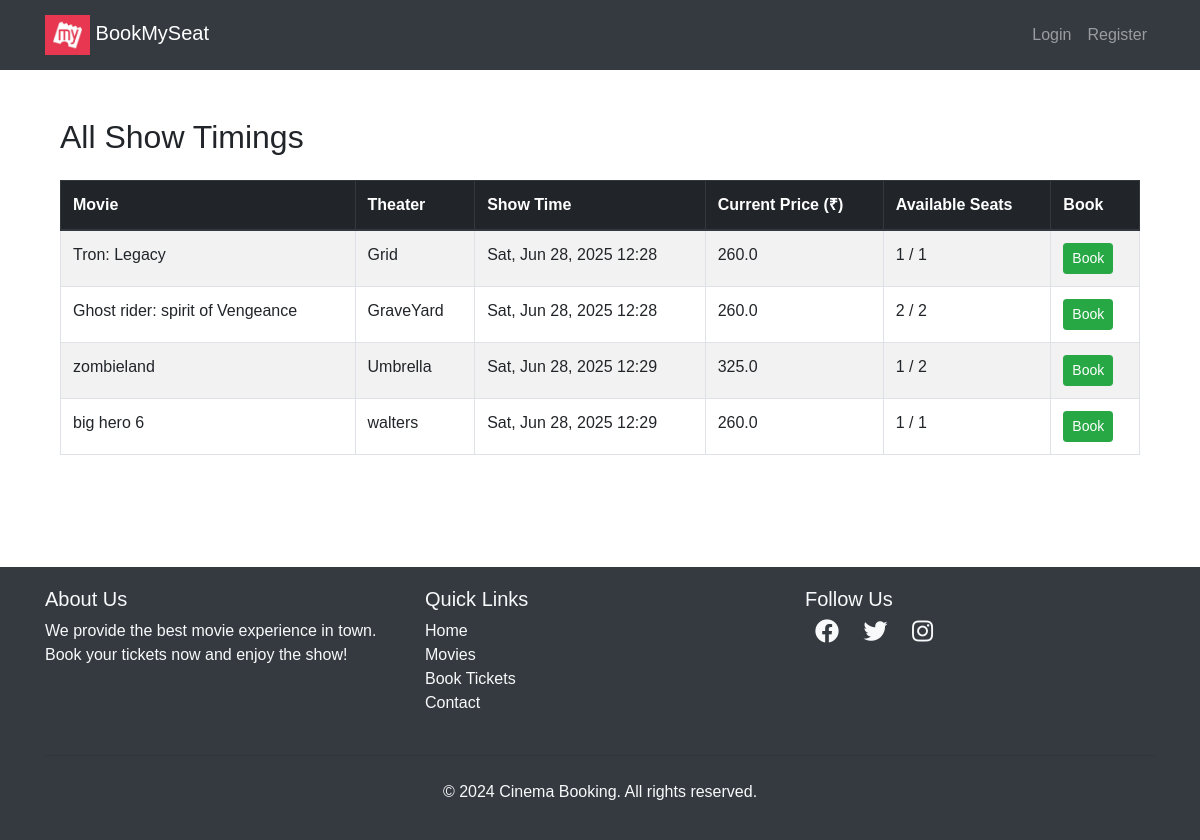
/movies/timetable/, run on the app's committed database.
### movies/models.py (models this page shows, shortened)
class Theater(models.Model):
    name = models.CharField(max_length=255)
    movie = models.ForeignKey(Movie, on_delete=models.CASCADE, related_name='theaters')
    time = models.DateTimeField()
    base_price = models.DecimalField(max_digits=6, decimal_places=2, default=200.00)
    def dynamic_price(self):
        from django.utils import timezone
        import math
        total_seats = self.seats.count()
        booked_seats = self.seats.filter(is_booked=True).count()
        remaining_seats = total_seats - booked_seats
        if total_seats > 0:
            seat_factor = 1 + 0.5 * (1 - remaining_seats / total_seats)
        else:
            seat_factor = 1
        hours_to_show = (self.time - timezone.now()).total_seconds() / 3600
        if hours_to_show < 2:
            time_factor = 1.3
        elif hours_to_show < 6:
            time_factor = 1.15
        else:
            time_factor = 1
        price = float(self.base_price) * seat_factor * time_factor
        return round(price, 2)

class Movie(models.Model):
    name = models.CharField(max_length=255)
    image = models.ImageField(upload_to="movies/", blank=True, null=True)
    rating = models.DecimalField(max_digits=3, decimal_places=1)
    cast = models.TextField()
    description = models.TextField(blank=True, null=True)  # optional
    trailer_url = models.URLField(blank=True, null=True, help_text="YouTube trailer URL")

### movies/views.py (the view)
# urls.py: path('timetable/', views.show_timetable, name='show_timetable'),
def show_timetable(request):
    from .models import Theater
    shows = Theater.objects.select_related('movie').all().order_by('time')
    for show in shows:
        show.available_seats = show.seats.filter(is_booked=False).count()
        show.total_seats = show.seats.count()
    return render(request, 'movies/show_timetable.html', {'shows': shows})

### templates/movies/show_timetable.html
{% extends "users/basic.html" %}
{% block content %}
<div class="container py-5">
    <h2 class="mb-4">All Show Timings</h2>
    <table class="table table-bordered table-striped">
        <thead class="thead-dark">
            <tr>
                <th>Movie</th>
                <th>Theater</th>
                <th>Show Time</th>
                <th>Current Price (₹)</th>
                <th>Available Seats</th>
                <th>Book</th>
            </tr>
        </thead>
        <tbody>
        {% for show in shows %}
            <tr>
                <td>{{ show.movie.name }}</td>
                <td>{{ show.name }}</td>
                <td>{{ show.time|date:'D, M d, Y H:i' }}</td>
                <td>{{ show.dynamic_price }}</td>
                <td>{{ show.available_seats }} / {{ show.total_seats }}</td>
                <td>
                    <a href="{% url 'movies:book_seats' show.id %}" class="btn btn-sm btn-success">Book</a>
                </td>
            </tr>
        {% empty %}
            <tr><td colspan="6" class="text-center">No shows available.</td></tr>
        {% endfor %}
        </tbody>
    </table>
</div>
{% endblock %}

### templates/users/basic.html (shortened to what this page needs)
<!DOCTYPE html>
<html lang="en">
  <head>
    <link
      href="https://cdn.jsdelivr.net/npm/bootstrap-icons/font/bootstrap-icons.css"
      rel="stylesheet"
    />
    <link
      rel="stylesheet"
      href="https://maxcdn.bootstrapcdn.com/bootstrap/4.0.0/css/bootstrap.min.css"
    />
    <link
      rel="stylesheet"
      href="https://cdnjs.cloudflare.com/ajax/libs/font-awesome/5.15.3/css/all.min.css"
    />
  </head>
  <body>
    <nav class="navbar navbar-expand-lg navbar-dark bg-dark">
      <div class="container">
        <a class="navbar-brand" href="/"
          ><img
            alt="logo"
            height="40"
            width="45"
          />
          BookMySeat</a
        >
        <div class="collapse navbar-collapse" id="navbarNav">
          <ul class="navbar-nav ml-auto">
            {% if user.is_authenticated %}
            <li class="nav-item">
              <a class="nav-link" href="/">Home</a>
            </li>
            <li class="nav-item">
              <a class="nav-link" href="{% url 'movies:movie_list' %}">Movies</a>
            </li>
            <li class="nav-item">
              <a class="nav-link" href="{% url 'users:profile' %}">Profile</a>
            </li>
            <li class="nav-item">
              <form method="Post" action="{% url 'users:logout' %}">
                {% csrf_token %}
                <button
                  type="submit"
                  class="nav-link"
                  style="border: none; background: none"
                >
                  Logout
                </button>
              </form>
            </li>
            {% else %}
            <li class="nav-item">
              <a class="nav-link" href="{% url 'users:login' %}">Login</a>
            </li>
            <li class="nav-item">
              <a class="nav-link" href="{% url 'users:register' %}">Register</a>
            </li>
            {% endif %}
          </ul>
        </div>
      </div>
    </nav>
    <div class="container">{% block content %} {% endblock %}</div>
    <footer class="footer mt-5">
      <div class="container">
        <div class="row">
          <div class="col-md-4 mb-4 mb-md-0">
            <h5>About Us</h5>
            <p>
              We provide the best movie experience in town. Book your tickets
              now and enjoy the show!
            </p>
          </div>
          <div class="col-md-4 mb-4 mb-md-0">
            <h5>Quick Links</h5>
            <ul class="list-unstyled">
              <li><a href="#">Home</a></li>
              <li><a href="#">Movies</a></li>
              <li><a href="#">Book Tickets</a></li>
              <li><a href="#">Contact</a></li>
            </ul>
          </div>
          <div class="col-md-4">
            <h5>Follow Us</h5>
            <div class="social-icons">
              <a href="#"><i class="fab fa-facebook"></i></a>
              <a href="#"><i class="fab fa-twitter"></i></a>
              <a href="#"><i class="fab fa-instagram"></i></a>
            </div>
          </div>
        </div>
        <hr class="mt-4 mb-4" />
        <div class="text-center">
          <p>&copy; 2024 Cinema Booking. All rights reserved.</p>
        </div>
      </div>
    </footer>
  </body>
</html>

### templates/users/basic.html (style rules this page uses)
body { font-family: Arial, sans-serif; }
.navbar { background-color: #fff; padding: 10px 20px; }
.navbar-brand img { height: 40px; }
.navbar-nav .nav-link { color: #000; }
.footer { background-color: #343a40; color: #f8f9fa; padding: 20px 0; }
.footer a { color: #f8f9fa; text-decoration: none; }
.footer .social-icons i { font-size: 24px; margin: 0 10px; transition: color 0.3s; }

### data on the page
Theater: movie.name "Tron: Legacy", name "Grid", time "Sat, Jun 28, 2025 12:28", dynamic_price "260.0", available_seats "1", total_seats "1"
Theater: movie.name "Ghost rider: spirit of Vengeance", name "GraveYard", time "Sat, Jun 28, 2025 12:28", dynamic_price "260.0", available_seats "2", total_seats "2"
Theater: movie.name "zombieland", name "Umbrella", time "Sat, Jun 28, 2025 12:29", dynamic_price "325.0", available_seats "1", total_seats "2"
Theater: movie.name "big hero 6", name "walters", time "Sat, Jun 28, 2025 12:29", dynamic_price "260.0", available_seats "1", total_seats "1"
